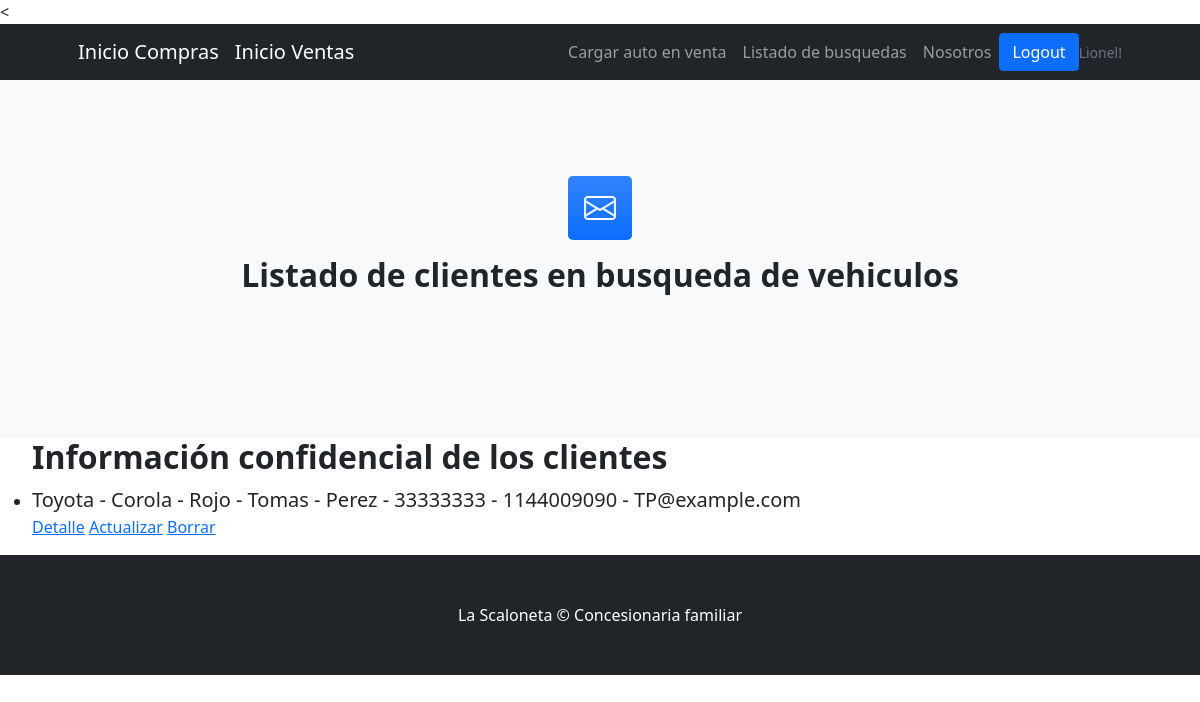
Page /venta/Auto_Buscado/ (signed in) on the committed database.
### compra/models.py (models this page shows, shortened)
class Auto_Buscado(models.Model):
    nombre_comprador = models.CharField(max_length=20)
    apellido = models.CharField(max_length=20)
    dni = models.CharField(max_length=20)
    celular = models.IntegerField()
    email = models.EmailField(max_length=50)
    marca = models.CharField(max_length=20)
    modelo = models.CharField(max_length=50)
    color = models.CharField(max_length=20)

### venta/views.py (the view)
# urls.py: path("Auto_Buscado/", Auto_BuscadoList.as_view(), name= "venta-Auto_Buscado"),
class Auto_BuscadoList(ListView):
    model = Auto_Buscado
    template_name = "venta/list_Auto_Buscado.html"

### venta/templates/venta/list_Auto_Buscado.html (shortened to what this page needs)
{% extends 'venta/padre.html' %}
{% block contenido %}
<section class="bg-light py-5">
    <div class="container px-5 my-5 px-5">
        <div class="text-center mb-5">
            <div class="feature bg-primary bg-gradient text-white rounded-3 mb-3"><i class="bi bi-envelope"></i></div>
            <h2 class="fw-bolder">Listado de clientes en busqueda de vehiculos</h2>
        </div>
</section>
<ul>
    <h2 class="fw-bolder"> Información confidencial de los clientes</h2>
    {% for Auto_Buscado in object_list %}
        <li>
            <p class="lead mb-0"> {{Auto_Buscado.marca}} - {{Auto_Buscado.modelo}} - {{Auto_Buscado.color}} - {{Auto_Buscado.nombre_comprador}} - {{Auto_Buscado.apellido}} - {{Auto_Buscado.dni}} - {{Auto_Buscado.celular}} - {{Auto_Buscado.email}}  </h2>
            <p class="form-floating mb-3"> <a href="{% url 'venta-Auto_Buscado-detail' Auto_Buscado.id %}">Detalle</a>
            <a href="{% url 'venta-Auto_Buscado-update' Auto_Buscado.id %}">Actualizar</a>
            <a href="{% url 'venta-Auto_Buscado-delete' Auto_Buscado.id %}">Borrar</a> </p>
        </li>
    {% endfor %}
</ul>
{% endblock %}

### venta/templates/venta/padre.html (shortened to what this page needs)
<!DOCTYPE html>
<html lang="en">
    <head>
        {% load static %}
        <link href="https://cdn.jsdelivr.net/npm/bootstrap-icons@1.4.1/font/bootstrap-icons.css" rel="stylesheet" />
        <link href="{% static 'compra/css/styles.css' %}" rel="stylesheet" />
    </head>
    <body>
        <nav class="navbar navbar-expand-lg navbar-dark bg-dark">
            <div class="container px-5">
                <a class="navbar-brand" href="{% url 'compra-inicio' %}">Inicio Compras</a>
                <a class="navbar-brand" href="{% url 'venta-inicio' %}">Inicio Ventas</a>
                <div class="collapse navbar-collapse" id="navbarSupportedContent">
                    <ul class="navbar-nav ms-auto mb-2 mb-lg-0">
                        <li class="nav-item"><a class="nav-link" href="{% url 'venta-automovil' %}">Cargar auto en venta</a></li>
                        <li class="nav-item"><a class="nav-link" href="{% url 'venta-Auto_Buscado' %}">Listado de busquedas</a></li>
                        <li class="nav-item"><a class="nav-link" href="{% url 'compra-nosotros' %}">Nosotros</a></li>
                    </ul>
                    {% if request.user.is_authenticated %}
                    <a class="btn btn-primary" href="{% url 'auth-logout' %}">Logout</a>
                    <p class="small text-muted mb-4 mb-lg-0">     {{request.user.username}}!</p>
                {% else %}
                    <a class="btn btn-primary" href="{% url 'auth-login' %}">Login</a>
                {% endif %}
                </div>
            </div>
        </nav>
            {% block contenido %}
            {% endblock %}
        <footer class="py-5 bg-dark">
            <div class="container px-5"><p class="m-0 text-center text-white">La Scaloneta &copy; Concesionaria familiar</p></div>
        </footer>
    </body>
</html>

### rows in the picture
Auto_Buscado: marca "Toyota", modelo "Corola", color "Rojo", nombre_comprador "Tomas", apellido "Perez", dni "33333333", celular "1144009090", email "TP@example.com"

### other values in the picture
{{ request.user.username }} "Lionel"
